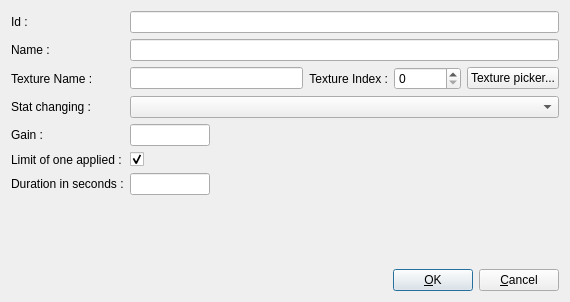
<?xml version="1.0" encoding="UTF-8"?>
<ui version="4.0">
 <class>addStatsItemFormClass</class>
 <widget class="QDialog" name="addStatsItemFormClass">
  <property name="geometry">
   <rect>
    <x>0</x>
    <y>0</y>
    <width>570</width>
    <height>302</height>
   </rect>
  </property>
  <property name="windowTitle">
   <string>Add Stats item</string>
  </property>
  <layout class="QGridLayout" name="gridLayout">
   <item row="1" column="0">
    <layout class="QVBoxLayout" name="verticalLayout">
     <item>
      <layout class="QHBoxLayout" name="horizontalLayout">
       <item>
        <spacer name="horizontalSpacer">
         <property name="orientation">
          <enum>Qt::Horizontal</enum>
         </property>
         <property name="sizeHint" stdset="0">
          <size>
           <width>40</width>
           <height>20</height>
          </size>
         </property>
        </spacer>
       </item>
       <item>
        <widget class="QPushButton" name="pushButtonOK">
         <property name="text">
          <string>&amp;OK</string>
         </property>
         <property name="icon">
          <iconset resource="../res/global.qrc">
           <normaloff>:/commonUI/res/dialog-ok.svg</normaloff>:/commonUI/res/dialog-ok.svg</iconset>
         </property>
         <property name="default">
          <bool>true</bool>
         </property>
        </widget>
       </item>
       <item>
        <widget class="QPushButton" name="pushButtonCancel">
         <property name="text">
          <string>&amp;Cancel</string>
         </property>
         <property name="icon">
          <iconset resource="../res/global.qrc">
           <normaloff>:/commonUI/res/dialog-close.svg</normaloff>:/commonUI/res/dialog-close.svg</iconset>
         </property>
        </widget>
       </item>
      </layout>
     </item>
    </layout>
   </item>
   <item row="0" column="0">
    <layout class="QFormLayout" name="formLayout_3">
     <item row="0" column="0">
      <widget class="QLabel" name="label">
       <property name="text">
        <string>Id : </string>
       </property>
      </widget>
     </item>
     <item row="0" column="1">
      <widget class="QLineEdit" name="lineEditId"/>
     </item>
     <item row="1" column="0">
      <widget class="QLabel" name="label_2">
       <property name="text">
        <string>Name :</string>
       </property>
      </widget>
     </item>
     <item row="1" column="1">
      <widget class="QLineEdit" name="lineEditName"/>
     </item>
     <item row="3" column="0">
      <widget class="QLabel" name="label_3">
       <property name="text">
        <string>Texture Name :</string>
       </property>
      </widget>
     </item>
     <item row="3" column="1">
      <layout class="QHBoxLayout" name="horizontalLayout_3">
       <item>
        <widget class="QLineEdit" name="lineEditTextureName"/>
       </item>
       <item>
        <widget class="QLabel" name="label_4">
         <property name="text">
          <string>Texture Index :</string>
         </property>
         <property name="alignment">
          <set>Qt::AlignRight|Qt::AlignTrailing|Qt::AlignVCenter</set>
         </property>
        </widget>
       </item>
       <item>
        <widget class="QSpinBox" name="spinBoxTextureIndex">
         <property name="maximum">
          <number>16777215</number>
         </property>
        </widget>
       </item>
       <item>
        <widget class="QPushButton" name="pushButtonTexturePicker">
         <property name="text">
          <string>Texture picker...</string>
         </property>
        </widget>
       </item>
      </layout>
     </item>
     <item row="5" column="0">
      <widget class="QLabel" name="label_7">
       <property name="text">
        <string>Gain :</string>
       </property>
      </widget>
     </item>
     <item row="5" column="1">
      <widget class="QLineEdit" name="lineEditGain">
       <property name="maximumSize">
        <size>
         <width>80</width>
         <height>16777215</height>
        </size>
       </property>
      </widget>
     </item>
     <item row="4" column="1">
      <widget class="QComboBox" name="comboBoxStatChanging"/>
     </item>
     <item row="4" column="0">
      <widget class="QLabel" name="label_6">
       <property name="text">
        <string>Stat changing :</string>
       </property>
      </widget>
     </item>
     <item row="6" column="0">
      <widget class="QLabel" name="label_5">
       <property name="text">
        <string>Limit of one applied :</string>
       </property>
      </widget>
     </item>
     <item row="6" column="1">
      <widget class="QCheckBox" name="checkBoxLimitOfOneApplied">
       <property name="text">
        <string/>
       </property>
       <property name="checked">
        <bool>true</bool>
       </property>
      </widget>
     </item>
     <item row="7" column="0">
      <widget class="QLabel" name="label_8">
       <property name="text">
        <string>Duration in seconds :</string>
       </property>
      </widget>
     </item>
     <item row="7" column="1">
      <widget class="QLineEdit" name="lineEditDurationInSecs">
       <property name="maximumSize">
        <size>
         <width>80</width>
         <height>16777215</height>
        </size>
       </property>
      </widget>
     </item>
    </layout>
   </item>
  </layout>
 </widget>
 <tabstops>
  <tabstop>lineEditId</tabstop>
  <tabstop>lineEditName</tabstop>
  <tabstop>lineEditTextureName</tabstop>
  <tabstop>spinBoxTextureIndex</tabstop>
  <tabstop>pushButtonTexturePicker</tabstop>
  <tabstop>comboBoxStatChanging</tabstop>
  <tabstop>lineEditGain</tabstop>
  <tabstop>checkBoxLimitOfOneApplied</tabstop>
  <tabstop>lineEditDurationInSecs</tabstop>
  <tabstop>pushButtonOK</tabstop>
  <tabstop>pushButtonCancel</tabstop>
 </tabstops>
 <resources>
  <include location="../res/global.qrc"/>
 </resources>
 <connections/>
</ui>
